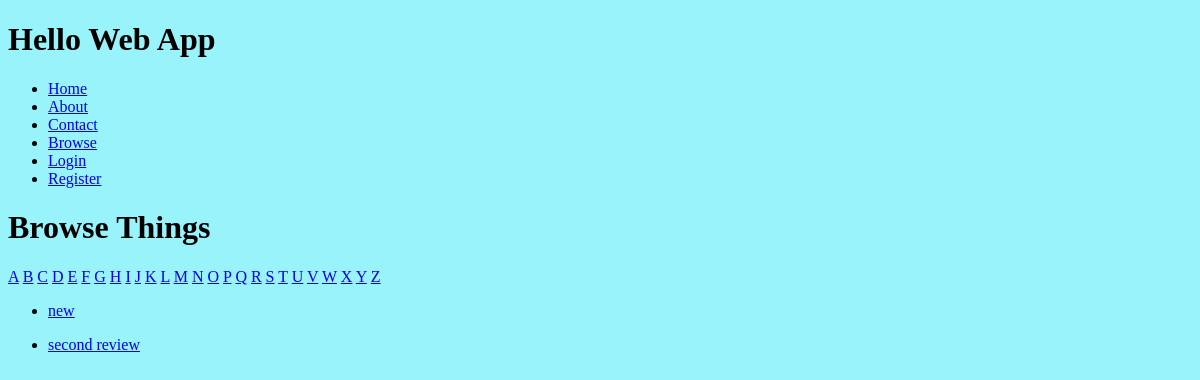
Before: /browse/name/ with the older database file.
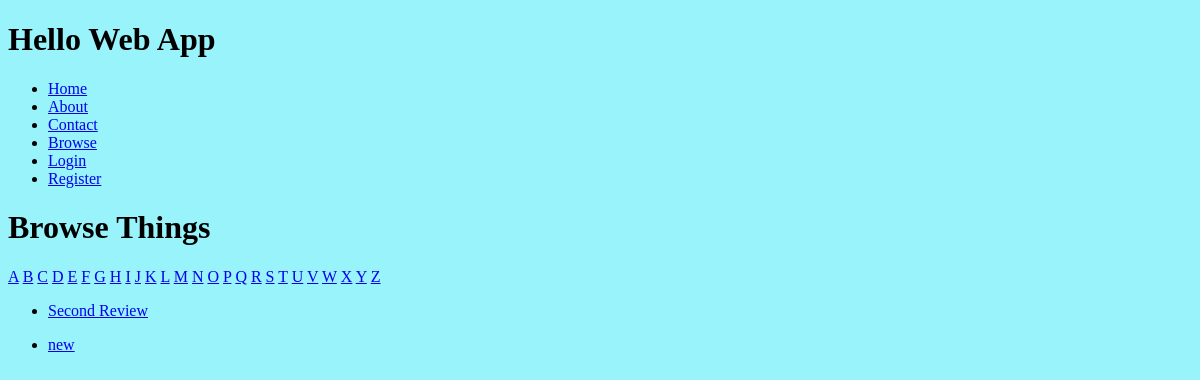
After: the same page with the newer database file.
### collection/models.py (models this page shows)
class Review(models.Model):
    name = models.CharField(max_length=225)
    description = models.TextField()
    slug = models.SlugField(unique=True)
    user = models.OneToOneField(User, blank=True, null=True)

### collection/views.py (the view)
# urls.py: url(r'^browse/name/$', views.browse_by_name, name="browse"),
def browse_by_name(request, initial=None):
    if initial:
        reviews = Review.objects.filter(name__istartswith=initial)
        reviews = reviews.order_by('name')
    else:
        reviews = Review.objects.all().order_by('name')
    return render(request, 'search/search.html', {'reviews':reviews, 'initial':initial,})

### collection/templates/search/search.html (shortened to what this page needs)
{% extends 'layouts/base.html' %}
{% block content %}
<h1>Browse Things{% if initial %}Starting with'{{ initial|title }}'{% endif %}</h1>
{% for letter in 'abcdefghijklmnopqrstuvwxyz' %}
<a href="{% url 'browse_by_name' initial=letter %}"{% if initial == letter %}class="active"{% endif %}>{{ letter|upper }}</a>
{% endfor %}
{% for review in reviews %}
<ul>
  <li>
    <a href="{% url 'review_detail' slug=review.slug %}">{{ review.name }}</a>
  </li>
</ul>
{% empty %}
<p>Sorry, no results!</p>
{% endfor %}
{% endblock %}

Changed rows visible on the page:
changed Review: name "second review" → "Second Review"; moves up the list
